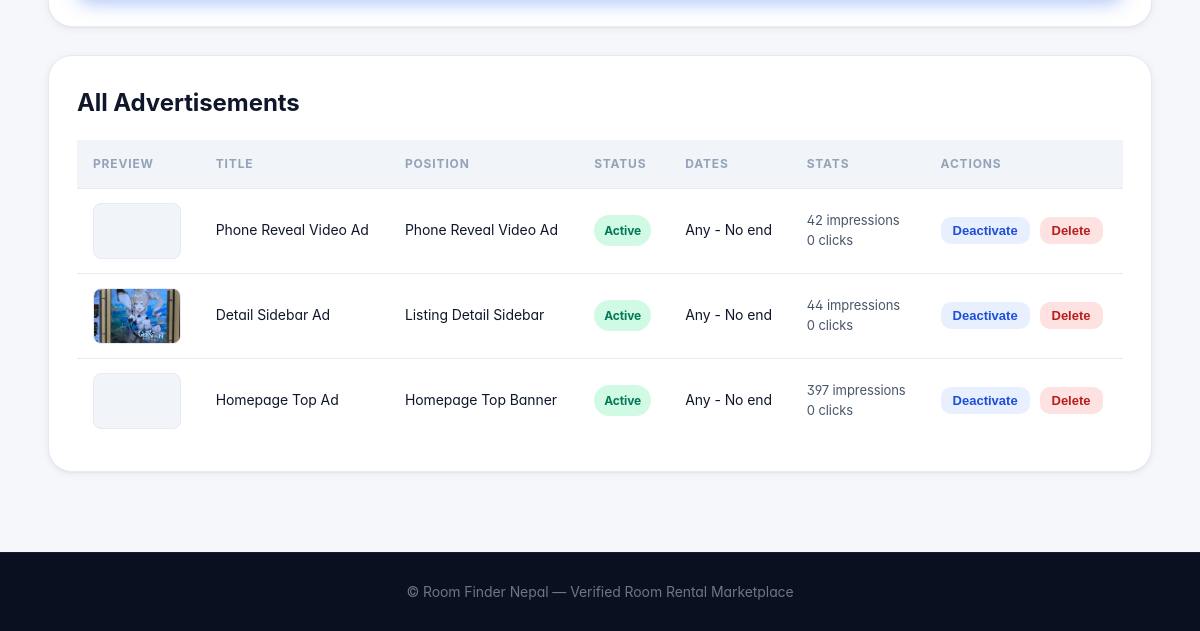
The app's page /dashboard/ads/ (signed in, lower part), older data.
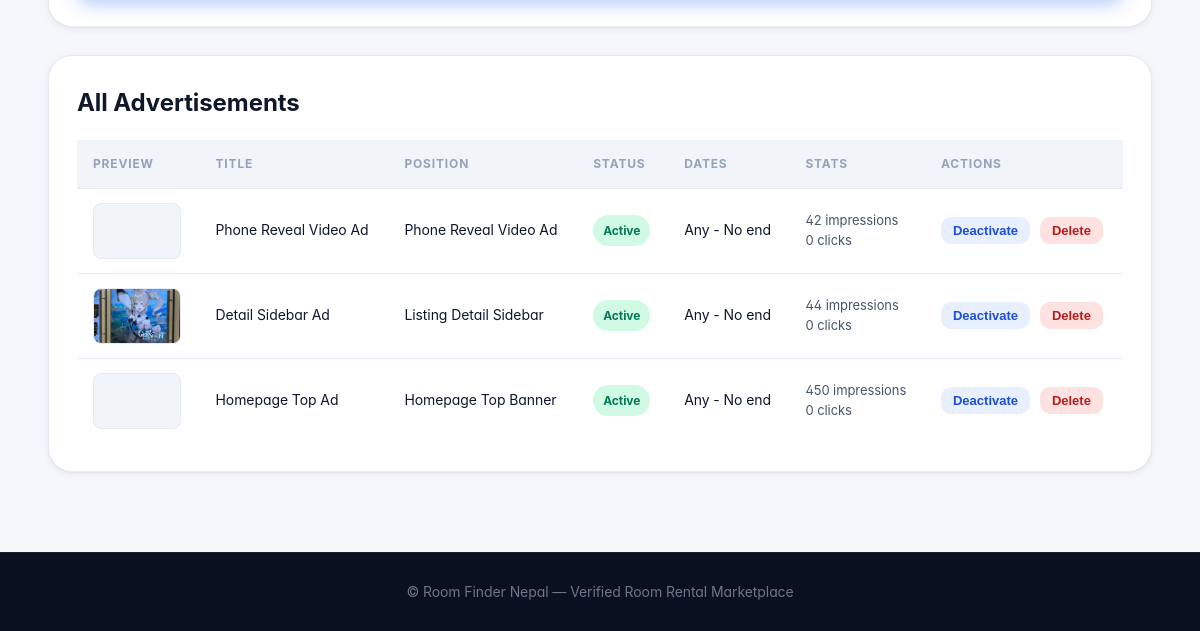
The same page, newer data.
### apps/advertisements/models.py (models this page shows, shortened)
class Advertisement(models.Model):
    POSITION_HOME_TOP = 'home_top'
    POSITION_HOME_BETWEEN_CARDS = 'home_between_cards'
    POSITION_DETAIL_BELOW_IMAGES = 'detail_below_images'
    POSITION_DETAIL_SIDEBAR = 'detail_sidebar'
    POSITION_PHONE_REVEAL_VIDEO = 'phone_reveal_video'
    POSITION_CHOICES = [
        (POSITION_HOME_TOP, 'Homepage Top Banner'),
        (POSITION_HOME_BETWEEN_CARDS, 'Homepage Between Cards'),
        (POSITION_DETAIL_BELOW_IMAGES, 'Listing Detail Below Images'),
        (POSITION_DETAIL_SIDEBAR, 'Listing Detail Sidebar'),
        (POSITION_PHONE_REVEAL_VIDEO, 'Phone Reveal Video Ad'),
    ]
    title = models.CharField(max_length=150)
    image = models.ImageField(
        upload_to='advertisements/',
        blank=True,
        null=True
    )
    video = models.FileField(
        upload_to='advertisements/videos/',
        blank=True,
        null=True
    )
    link = models.URLField(blank=True)
    position = models.CharField(
        max_length=50,
        choices=POSITION_CHOICES
    )
    is_active = models.BooleanField(default=True)
    start_date = models.DateField(null=True, blank=True)
    end_date = models.DateField(null=True, blank=True)
    impressions = models.PositiveIntegerField(default=0)
    clicks = models.PositiveIntegerField(default=0)
    created_at = models.DateTimeField(auto_now_add=True)
    class Meta:
        ordering = ['-created_at']
    @property
    def is_currently_active(self):
        today = timezone.now().date()
        if not self.is_active:
            return False
        if self.start_date and self.start_date > today:
            return False
        if self.end_date and self.end_date < today:
            return False
        return True

### apps/dashboard/views.py (the view)
    def wrapper(request, *args, **kwargs):
        if not request.user.is_authenticated:
            messages.error(request, "Please login first.")
            return redirect('login')
        if not request.user.is_platform_admin and not request.user.is_superuser:
            messages.error(request, "You are not allowed to access dashboard.")
            return redirect('home')
        return view_func(request, *args, **kwargs)

### apps/accounts/models.py (called while the page is built)
    @property
    def is_landlord(self):
        return self.role == self.ROLE_LANDLORD

    @property
    def is_platform_admin(self):
        return self.role == self.ROLE_ADMIN

### apps/dashboard/views.py (called while the page is built, shortened)
def admin_required(view_func):
    def wrapper(request, *args, **kwargs):
        if not request.user.is_authenticated:
            messages.error(request, "Please login first.")
            return redirect('login')
        if not request.user.is_platform_admin and not request.user.is_superuser:
            messages.error(request, "You are not allowed to access dashboard.")
            return redirect('home')
        return view_func(request, *args, **kwargs)
    return wrapper

@login_required
@admin_required
def ads_dashboard(request):
    ads = Advertisement.objects.all().order_by('-created_at')
    return render(request, 'dashboard/ads.html', {
        'ads': ads,
        'position_choices': Advertisement.POSITION_CHOICES,
    })

### templates/dashboard/ads.html (shortened to what this page needs)
{% extends 'base.html' %}
{% block content %}
<section class="dashboard-section">
    <div class="container">
        <div class="dashboard-card">
        </div>
        <div class="dashboard-card">
            <h2>All Advertisements</h2>
            <table class="dashboard-table">
                <thead>
                    <tr>
                        <th>Preview</th>
                        <th>Title</th>
                        <th>Position</th>
                        <th>Status</th>
                        <th>Dates</th>
                        <th>Stats</th>
                        <th>Actions</th>
                    </tr>
                </thead>
                <tbody>
                    {% for ad in ads %}
                        <tr>
                            <td>
                                {% if ad.image %}
                                    <img src="{{ ad.image.url }}" alt="{{ ad.title }}" class="ad-preview-media">
                                {% elif ad.video %}
                                    <video src="{{ ad.video.url }}" class="ad-preview-media" muted></video>
                                {% else %}
                                    No media
                                {% endif %}
                            </td>
                            <td>{{ ad.title }}</td>
                            <td>{{ ad.get_position_display }}</td>
                            <td>
                                {% if ad.is_currently_active %}
                                    <span class="ad-status active">Active</span>
                                {% else %}
                                    <span class="ad-status inactive">Inactive</span>
                                {% endif %}
                            </td>
                            <td>
                                {{ ad.start_date|default:"Any" }} -
                                {{ ad.end_date|default:"No end" }}
                            </td>
                            <td>
                                <div class="ad-stats-text">
                                    {{ ad.impressions }} impressions<br>
                                    {{ ad.clicks }} clicks
                                </div>
                            </td>
                            <td>
                                <form method="POST" action="{% url 'toggle_ad_status' ad.pk %}" class="inline-form">
                                    <button type="submit" class="table-btn">
                                        {% if ad.is_active %}Deactivate{% else %}Activate{% endif %}
                                    </button>
                                </form>
                                <form method="POST"
                                      action="{% url 'delete_ad' ad.pk %}"
                                      style="display:inline;"
                                      data-confirm="Are you sure you want to delete this ad?">
                                    <button type="submit" class="table-btn danger">
                                        Delete
                                    </button>
                                </form>
                            </td>
                        </tr>
                    {% empty %}
                        <tr>
                            <td colspan="7">No advertisements added yet.</td>
                        </tr>
                    {% endfor %}
                </tbody>
            </table>
        </div>
    </div>
</section>
{% endblock %}

Row changes from the older to the newer data that the page shows:
changed Advertisement "Homepage Top Ad": impressions "397" → "450"
